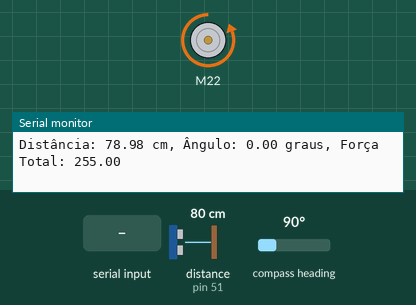
Simulated run of this sketch. Board: Arduino Mega 2560, built with avr-gcc and run on an emulated ATmega2560. Shown: DC motor (green arrow = forward, orange = backward, longer = faster), the last lines printed to the serial monitor. Wiring (inferred from the names in the program): ultrasonic range finder: trigger pin 53; echo pin 51. The inputs (shaded band) are chosen by the test bench; at power-on: distance to the obstacle (sensor on pin 51) 80 cm, compass heading 90°. The echo pulse lasts 58.3 µs per cm.

Above: at 1.2 s.
1.3 s: distance to the obstacle (sensor on pin 51) set to 18 cm
At 1.38 s:
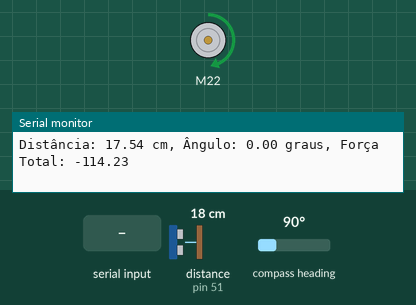
4.3 s: compass heading set to 180°
8.8 s: compass heading set to 90°
At 9.13 s:
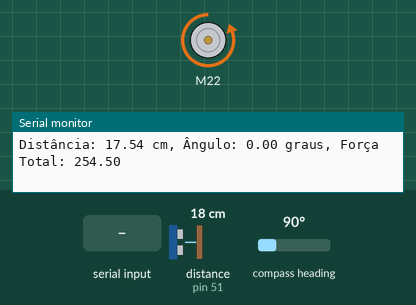
11.8 s: compass heading set to 269°
13.3 s: "A0\n" received over Serial
At 13.54 s:
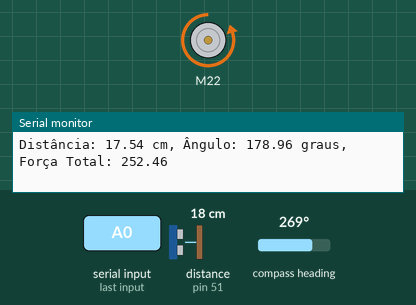
Timing chart, 0 to 17.3 s (numbered marks = the images above; inputs shaded):
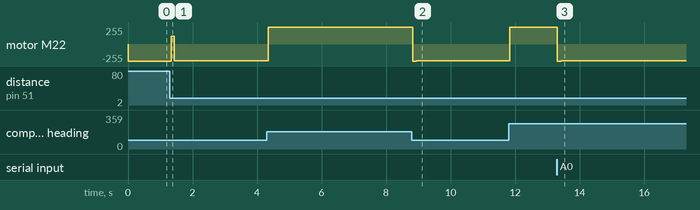

The sketch:

PID_Arduino_01_12_Final.ino
```cpp
#include <Wire.h>
#include <AS5600.h>
#include <SparkFun_TB6612.h>

// Definição dos pinos do motor e controle
#define AIN1 22   // Pino AIN1 do motor
#define AIN2 23   // Pino AIN2 do motor
#define PWMA 2    // Pino PWM do motor
#define STBY 24   // Pino Standby do motor

// Definição dos pinos do sensor ultrassônico
#define TRIG_PIN 53 // Pino TRIG do sensor ultrassônico
#define ECHO_PIN 51 // Pino ECHO do sensor ultrassônico

// Configuração do motor
const int offsetA = 1;
Motor motor1 = Motor(AIN1, AIN2, PWMA, offsetA, STBY); // Inicialização do motor

// Configuração do sensor Hall
AS5600 as5600;

// Variáveis do PID de posição
float Kp_pos = 100.0, Ki_pos = 0.0, Kd_pos = 6.0; // Ganhos do PID de posição
float erro_pos = 0, erro_pos_anterior = 0, erro_acumulado_pos = 0;

// Variáveis do PID de ângulo
float Kp_ang = 14, Ki_ang = 0.0, Kd_ang = 4.0; // Ganhos do PID de ângulo
float erro_ang = 0, erro_ang_anterior = 0, erro_acumulado_ang = 0;

// Alvos
float targetDistance = 15;  // Distância alvo em cm
float targetAngle = 0;      // Ângulo alvo em graus
float initAngle = 0;

bool pidAnguloAtivo = true;

void setup() {
  Serial.begin(9600); // Inicializa a comunicação serial com o baud rate de 9600

  // Inicializar o sensor ultrassônico
  pinMode(TRIG_PIN, OUTPUT);
  pinMode(ECHO_PIN, INPUT);

  // Inicializar o sensor Hall (AS5600)
  Wire.begin(); // Para Arduino Mega, SDA (20) e SCL (21) já são atribuídos automaticamente
  as5600.begin();

  // Verifica se o sensor Hall está conectado
  if (as5600.isConnected()) {
    Serial.println("Sensor Hall conectado.");
  } else {
    Serial.println("Erro: Sensor Hall não conectado.");
  }

  initAngle = as5600.readAngle() * 0.0879;

  // Inicializa o motor no estado ativo
  digitalWrite(STBY, HIGH);
  Serial.println("Configuração concluída.");
}

void loop() {
  // Recebe comandos via Serial
  receberDadosSerial();

  // === LEITURA DOS SENSORES ===
  float distance = getUltrasonicDistance(); // Distância do sensor ultrassônico
  int rawAngle = as5600.readAngle();
  float angleInDegrees = rawAngle * 0.0879 - initAngle; // Ângulo em graus

  // === CÁLCULO DO PID DE ÂNGULO (ATIVO OU NÃO) ===
  erro_ang = targetAngle - angleInDegrees;
  erro_acumulado_ang += erro_ang;
  float derivada_ang = erro_ang - erro_ang_anterior;
  float forca_ang = Kp_ang * erro_ang + Ki_ang * erro_acumulado_ang + Kd_ang * derivada_ang;
  erro_ang_anterior = erro_ang;

  // === CÁLCULO DO PID DE POSIÇÃO ===
  erro_pos = targetDistance - distance;
  erro_acumulado_pos += erro_pos;
  float derivada_pos = erro_pos - erro_pos_anterior;
  float forca_pos = Kp_pos * erro_pos + Ki_pos * erro_acumulado_pos + Kd_pos * derivada_pos;
  erro_pos_anterior = erro_pos;

  // === CONTROLE DO MOTOR ===
  float forca_total;
  if (pidAnguloAtivo) {
    forca_total = -forca_pos + forca_ang;  // Usa PID de ângulo
  } else {
    forca_total = -forca_pos;  // Apenas PID de posição
  }

  // Limita o valor de força total para o intervalo permitido do motor
  forca_total = constrain(forca_total, -255, 255);

  // Aplica a força ao motor
  if (forca_total > 0) {
    motor1.drive(-forca_total); // Para frente
  } else {
    motor1.drive(-forca_total); // Para trás
  }

  // === DEBUG NO SERIAL ===
  Serial.print("Distância: ");
  Serial.print(distance);
  Serial.print(" cm, Ângulo: ");
  Serial.print(angleInDegrees);
  Serial.print(" graus, Força Total: ");
  Serial.println(forca_total);

  delay(100); // Intervalo de controle
}

float getUltrasonicDistance() {
  // Envia um pulso de 10 microsegundos no pino TRIG
  digitalWrite(TRIG_PIN, LOW);
  delayMicroseconds(2);
  digitalWrite(TRIG_PIN, HIGH);
  delayMicroseconds(10);
  digitalWrite(TRIG_PIN, LOW);

  // Calcula a duração do pulso no ECHO
  long duration = pulseIn(ECHO_PIN, HIGH);

  // Calcula a distância em centímetros
  float distance = duration * 0.034 / 2;
  return distance;
}

void receberDadosSerial() {
  // Verifica se há dados disponíveis na porta serial
  if (Serial.available()) {
    String comando = Serial.readStringUntil('\n'); // Lê o comando até o caractere '\n'

    // Se o comando começar com 'T', define a posição alvo
    if (comando.startsWith("T")) {
      targetDistance = comando.substring(1).toFloat(); // Extrai o valor após 'T'
      Serial.print("Nova posição alvo: ");
      Serial.println(targetDistance);
    }
    // Ativa ou desativa o PID de ângulo
    else if (comando == "A1") {
      pidAnguloAtivo = true;  // Ativa o PID de ângulo
      Serial.println("PID de Ângulo: Ativado");
    }
    else if (comando == "A0") {
      pidAnguloAtivo = false;  // Desativa o PID de ângulo
      Serial.println("PID de Ângulo: Desativado");
    }
  }
}
```

Measured:
- after the input at 1.3 s, motor M22: backward 255/255 → forward 114/255 at once, then repeats every 0.31 s: backward 254/255 0.21 s, backward 252/255 0.10 s
- after the input at 8.8 s, motor M22: forward 255/255 → backward 255/255 at once, → backward 250/255 0.10 s later, → backward 254/255 0.10 s later, → backward 252/255 0.21 s later, … (20 changes in this stretch)
- after the input at 13.3 s, motor M22: forward 255/255 → backward 255/255 at once, then repeats every 0.31 s: backward 252/255 0.21 s, backward 254/255 0.10 s
